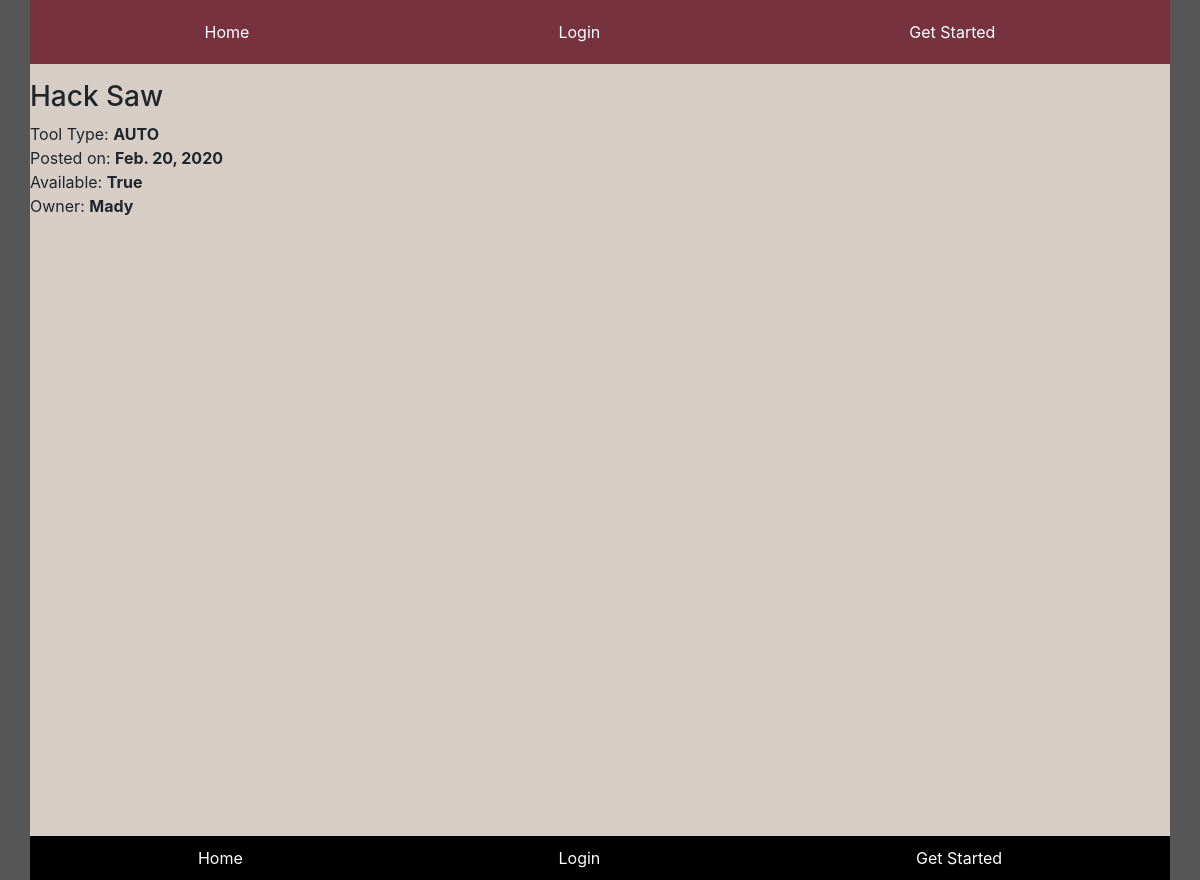
The app's page /2/, older data.
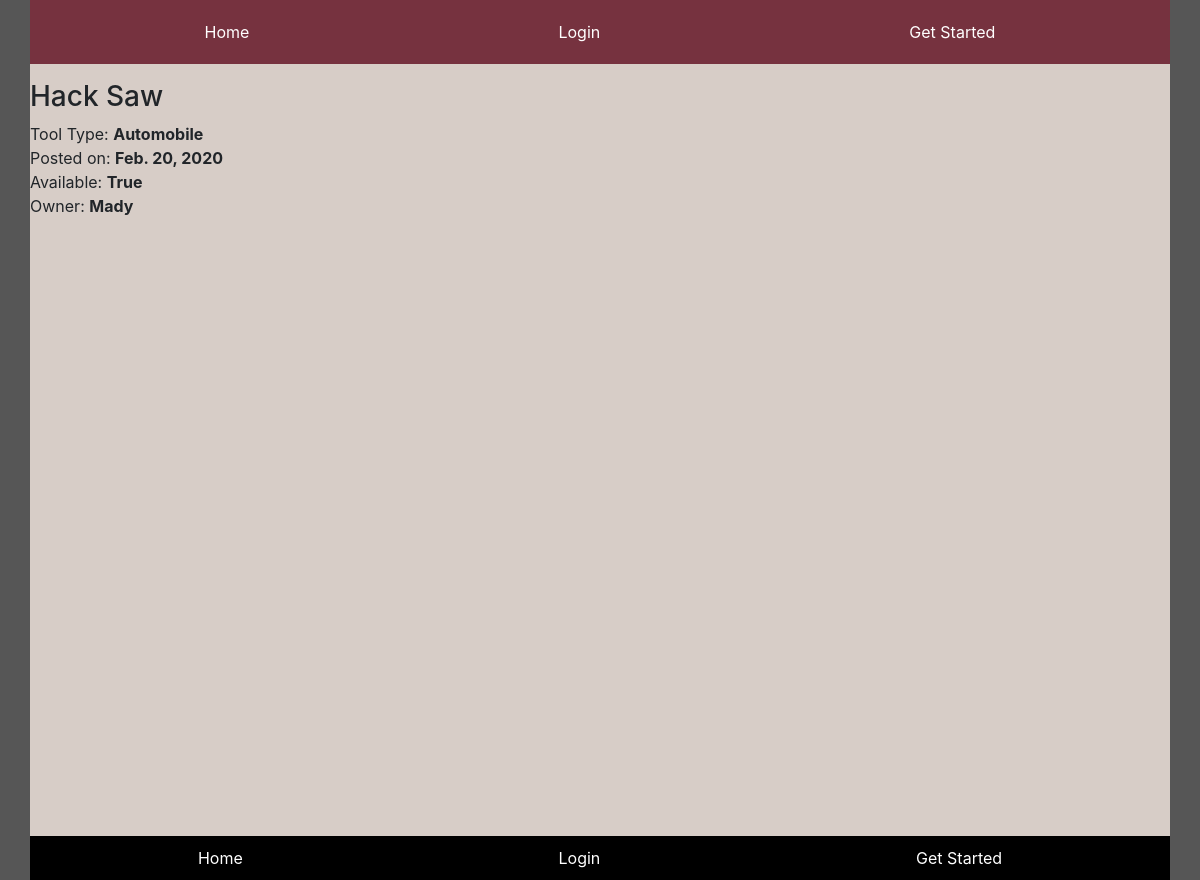
The same page, newer data.
### tools/models.py (models this page shows, shortened)
class Tool(models.Model):
    TYPES = [
        ('Automobile', 'Auto'),
        ('Plumbing', 'Plumbing'),
        ('Bike', 'Bike'),
        ('Yard', 'Yard'),
        ('Woodworking', 'Woodworking'),
    ]
    BOOL = [
    (True, 'Yes'),
    (False, 'No')
]
    owner = models.ForeignKey(User, on_delete=models.CASCADE, null=True)
    tool = models.CharField(max_length = 50, default = '')
    type = models.CharField(max_length = 30, choices=TYPES, default='AUTO')
    posted = models.DateField(default=datetime.date.today)
    available = models.BooleanField(choices=BOOL)

### tools/views.py (the view)
# urls.py: path('<int:pk>/', views.DetailView.as_view(), name = 'detail'),
class DetailView(generic.DetailView):
    template_name = 'tools/detail.html'
    model = Tool

### tools/templates/tools/detail.html
{% extends 'base.html' %}
{% block content %}
<h3>{{ tool.tool }}</h3>
<div id='detail-row' class="row no-gutters">
    <div id='detail-item' class="col">Tool Type: <strong>{{ tool.type }}</strong></div>
</div>
<div id='detail-row' class="row no-gutters">
    <div id='detail-item' class="col">Posted on: <strong>{{ tool.posted }}</strong></div>
</div>
<div id='detail-row' class="row no-gutters">
    <div id='detail-item' class="col">Available: <strong>{{ tool.available }}</strong></div>
</div>
<div id='detail-row'class="row no-gutters">
    <div id='detail-item' class="col">Owner: <strong>{{ tool.owner }}</strong></div>
</div>
{% endblock content %}

Row changes from the older to the newer data that the page shows:
changed Tool "Hack Saw": type "AUTO" → "Automobile"
